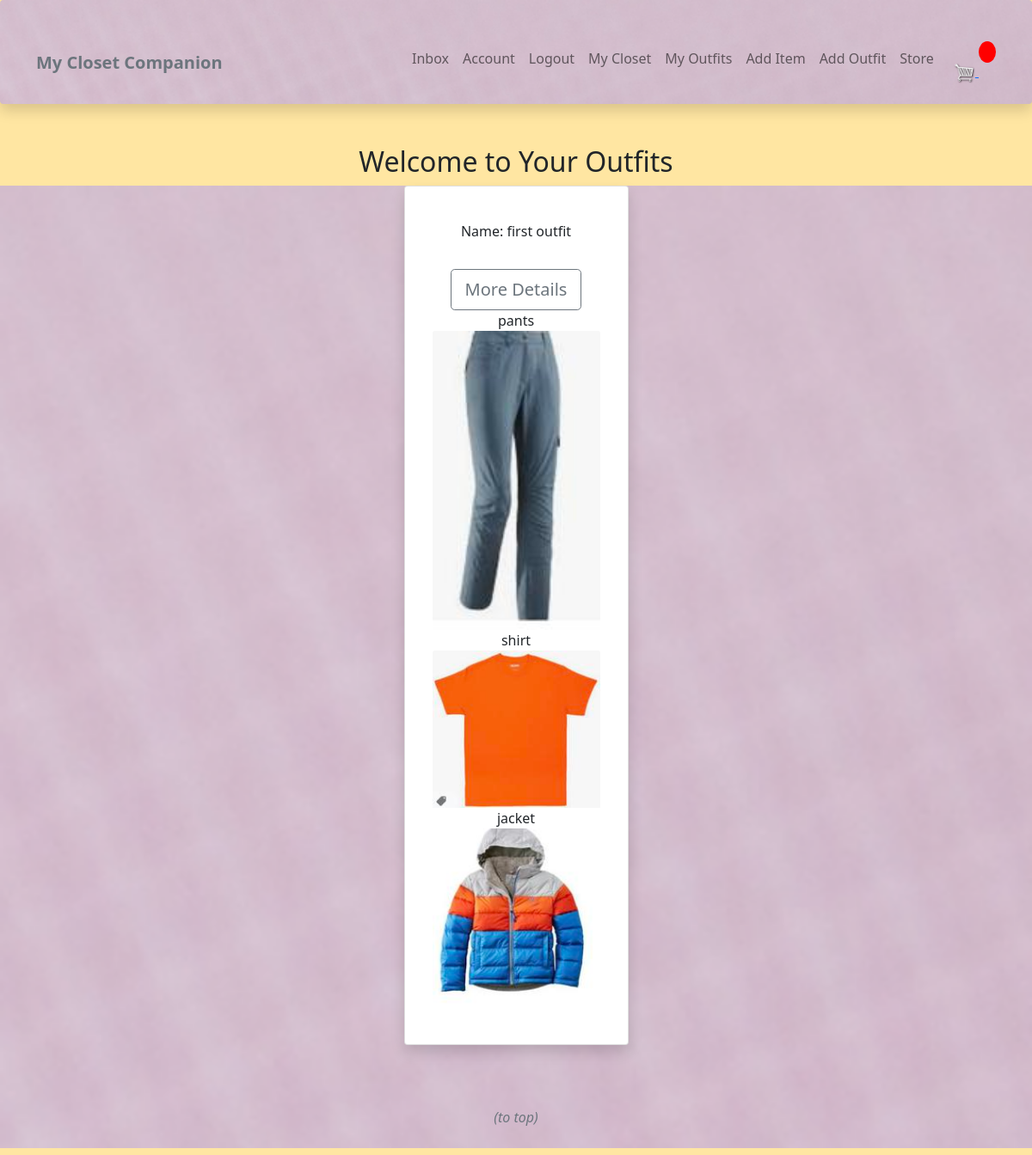
The app's page /wardrobe/outfits/ (signed in) with its own data.
### wardrobe/models.py (models this page shows, shortened)
class Outfit(models.Model):
    owner = models.ForeignKey(Profile, null=True, blank=True, on_delete=models.SET_NULL)
    items= models.ManyToManyField(Item)
    name = models.CharField(max_length=100)
    description = models.TextField(max_length=300, blank=True, null=True)
    id = models.UUIDField(default=uuid.uuid4, unique=True, primary_key=True, editable=False)

class Item(models.Model):
    top = 'top'
    bottom = 'bottom'
    dress = 'dress'
    shoe = 'shoe'
    outerwear = 'outerwear'
    handbag = 'handbag'
    other = 'other'
    item_type = [
        (top, 'top'),
        (bottom, 'bottom'),
        (dress, 'dress'),
        (shoe, 'shoe'),
        (outerwear, 'outerwear'),
        (handbag, 'handbag'),
        (other, 'other'),
    ]
    owner = models.ForeignKey(Profile, null=True, blank=True, on_delete=models.CASCADE)
    name = models.CharField(max_length=100)
    description = models.TextField(max_length=300, blank=True, null=True)
    type = models.CharField(max_length=100, choices = item_type, default=shoe)
    image = ResizedImageField(size=[200, 200], upload_to="images")
    sell = models.BooleanField(default=False)
    price = models.DecimalField(max_digits=7, decimal_places=2, blank=True, null=True)
    tags = models.ManyToManyField('Tag', blank=True)
    created = models.DateTimeField(auto_now_add=True)
    id = models.UUIDField(default=uuid.uuid4, unique=True, primary_key=True, editable=False)

### wardrobe/views.py (the view)
# urls.py: path('outfits/', views.outfits, name='outfits'),
@login_required(login_url="login")
def outfits(request):
    profile = request.user.profile
    outfits = profile.outfit_set.all()
    context = {'outfits': outfits}
    return render(request, 'wardrobe/outfits.html', context)

### wardrobe/templates/wardrobe/outfits.html (shortened to what this page needs)
{% extends 'main.html' %}
{% load static %}
{% block content %}
  <div class="container-lg">
    <div class="text-center">
      <h2>Welcome to Your Outfits</h2>
    </div>
  </div>
  <section id="outfits" class="bg-light texture">
    <div class="container-lg">
      <div class="row my-2 align-items-center justify-content-center">
      {% for outfit in outfits %}
        <div class="col-8 col-lg-4 col-xl-3 mb-3">
          <div class="card-group">
            <div class="card shadow p-3 mb-5 bg-body rounded">
              <div class="card-body text-center py-4">
                <p>Name: {{outfit.name}}</p>
                <a href="{% url 'outfit' outfit.id %}" class="btn btn-outline-secondary btn-lg mt-3">More Details</a>
                {% for item in outfit.items.all %}
                    {% if item.type == "top" %}
                        {{item.name}}
                        <img src="{{item.image.url}}" class="card-img-top">
                    {% endif %}
                    {% if item.type == "bottom" %}
                        {{item.name}}
                        <img src="{{item.image.url}}" class="card-img-top">
                    {% endif %}
                    {% if item.type == "outerwear" %}
                        {{item.name}}
                        <img src="{{item.image.url}}" class="card-img-top">
                    {% endif %}
                {% endfor %}
              </div>
            </div>
          </div>
        </div>
      {% endfor %}
      <a class="nav-link text-center" href="#"><p class="fst-italic fw-light text-muted">(to top)</p></a>
      </div>
    </div>
  </section>
{% endblock %}

### static/css/wardrobe.css (style rules this page uses)
body { background-color: #ffe6a2 }
.texture { background-image: url('/static/images/texture1.png'); background-repeat: no-repeat; background-size: cover; }

### records on screen
Outfit: name "first outfit"
Item: name "pants", image (picture)
Item: name "shirt", image (picture)
Item: name "jacket", image (picture)
